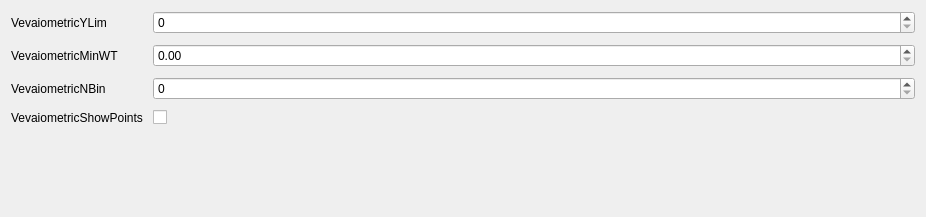
             <widget class="QWidget" name="showplotsScrollAreaWidgetContents">
              <property name="geometry">
               <rect>
                <x>0</x>
                <y>0</y>
                <width>926</width>
                <height>217</height>
               </rect>
              </property>
              <layout class="QGridLayout" name="gridLayout_39">
               <item row="0" column="0">
                <layout class="QFormLayout" name="showplotsFormLayout">
                 <property name="horizontalSpacing">
                  <number>10</number>
                 </property>
                 <property name="verticalSpacing">
                  <number>10</number>
                 </property>
                 <item row="0" column="0">
                  <widget class="QLabel" name="vevaiometricYLimLabel">
                   <property name="text">
                    <string>VevaiometricYLim</string>
                   </property>
                  </widget>
                 </item>
                 <item row="0" column="1">
                  <widget class="QSpinBox" name="vevaiometricYLimSpinBox"/>
                 </item>
                 <item row="1" column="0">
                  <widget class="QLabel" name="vevaiometricMinWTLabel">
                   <property name="text">
                    <string>VevaiometricMinWT</string>
                   </property>
                  </widget>
                 </item>
                 <item row="1" column="1">
                  <widget class="QDoubleSpinBox" name="vevaiometricMinWTDoubleSpinBox"/>
                 </item>
                 <item row="2" column="0">
                  <widget class="QLabel" name="vevaiometricNBinLabel">
                   <property name="text">
                    <string>VevaiometricNBin</string>
                   </property>
                  </widget>
                 </item>
                 <item row="2" column="1">
                  <widget class="QSpinBox" name="vevaiometricNBinSpinBox"/>
                 </item>
                 <item row="3" column="0">
                  <widget class="QLabel" name="vevaiometricShowPointsLabel">
                   <property name="text">
                    <string>VevaiometricShowPoints</string>
                   </property>
                  </widget>
                 </item>
                 <item row="3" column="1">
                  <widget class="QCheckBox" name="vevaiometricShowPointsCheckBox"/>
                 </item>
                </layout>
               </item>
              </layout>
             </widget>
